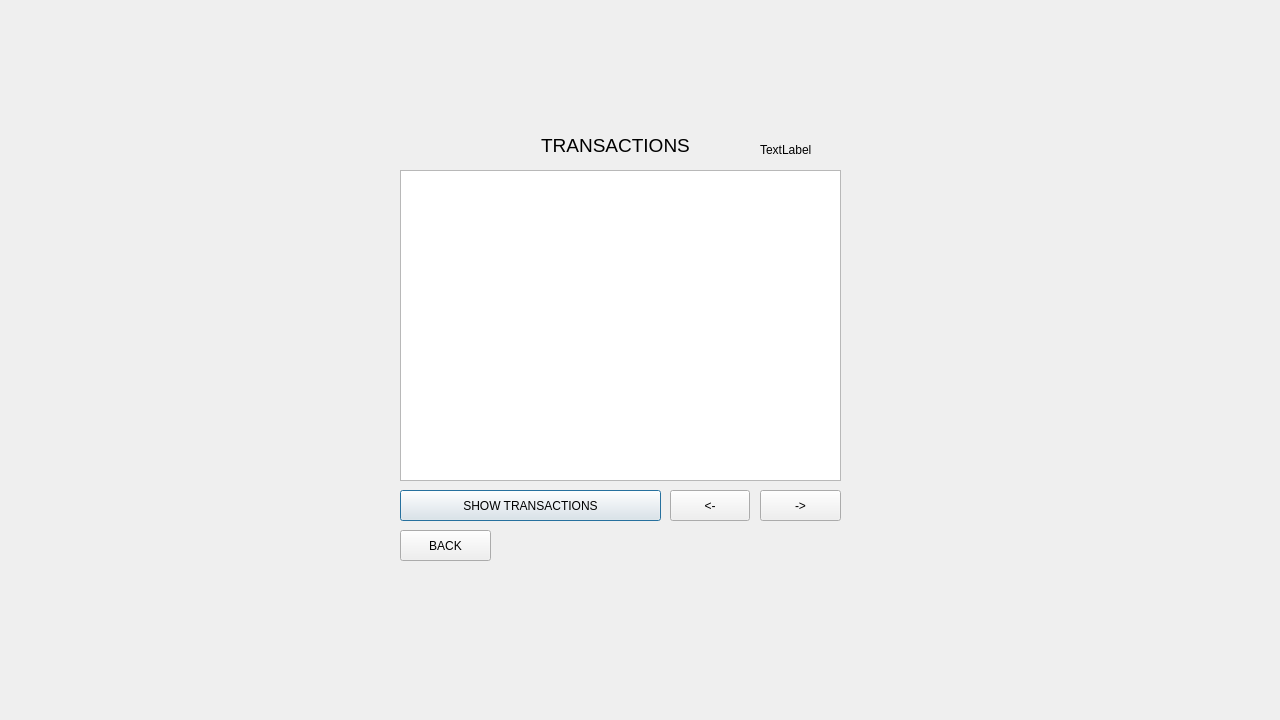
<?xml version="1.0" encoding="UTF-8"?>
<ui version="4.0">
 <class>Transactions</class>
 <widget class="QDialog" name="Transactions">
  <property name="geometry">
   <rect>
    <x>0</x>
    <y>0</y>
    <width>1280</width>
    <height>720</height>
   </rect>
  </property>
  <property name="windowTitle">
   <string>Dialog</string>
  </property>
  <widget class="QPushButton" name="btnTransactions">
   <property name="geometry">
    <rect>
     <x>400</x>
     <y>490</y>
     <width>261</width>
     <height>31</height>
    </rect>
   </property>
   <property name="text">
    <string>SHOW TRANSACTIONS</string>
   </property>
  </widget>
  <widget class="QTableView" name="tableTransactions">
   <property name="geometry">
    <rect>
     <x>400</x>
     <y>170</y>
     <width>441</width>
     <height>311</height>
    </rect>
   </property>
   <property name="selectionMode">
    <enum>QAbstractItemView::SelectionMode::SingleSelection</enum>
   </property>
  </widget>
  <widget class="QPushButton" name="btn_older">
   <property name="geometry">
    <rect>
     <x>760</x>
     <y>490</y>
     <width>81</width>
     <height>31</height>
    </rect>
   </property>
   <property name="text">
    <string>-&gt;</string>
   </property>
  </widget>
  <widget class="QLabel" name="labelTransactions">
   <property name="geometry">
    <rect>
     <x>540</x>
     <y>130</y>
     <width>151</width>
     <height>31</height>
    </rect>
   </property>
   <property name="font">
    <font>
     <pointsize>14</pointsize>
    </font>
   </property>
   <property name="text">
    <string>TRANSACTIONS</string>
   </property>
   <property name="alignment">
    <set>Qt::AlignmentFlag::AlignCenter</set>
   </property>
  </widget>
  <widget class="QPushButton" name="btnBack">
   <property name="geometry">
    <rect>
     <x>400</x>
     <y>530</y>
     <width>91</width>
     <height>31</height>
    </rect>
   </property>
   <property name="text">
    <string>BACK</string>
   </property>
  </widget>
  <widget class="QPushButton" name="btn_newer">
   <property name="geometry">
    <rect>
     <x>670</x>
     <y>490</y>
     <width>80</width>
     <height>31</height>
    </rect>
   </property>
   <property name="text">
    <string>&lt;-</string>
   </property>
  </widget>
  <widget class="QLabel" name="label1">
   <property name="geometry">
    <rect>
     <x>760</x>
     <y>140</y>
     <width>81</width>
     <height>20</height>
    </rect>
   </property>
   <property name="text">
    <string>TextLabel</string>
   </property>
  </widget>
 </widget>
 <resources/>
 <connections/>
</ui>
